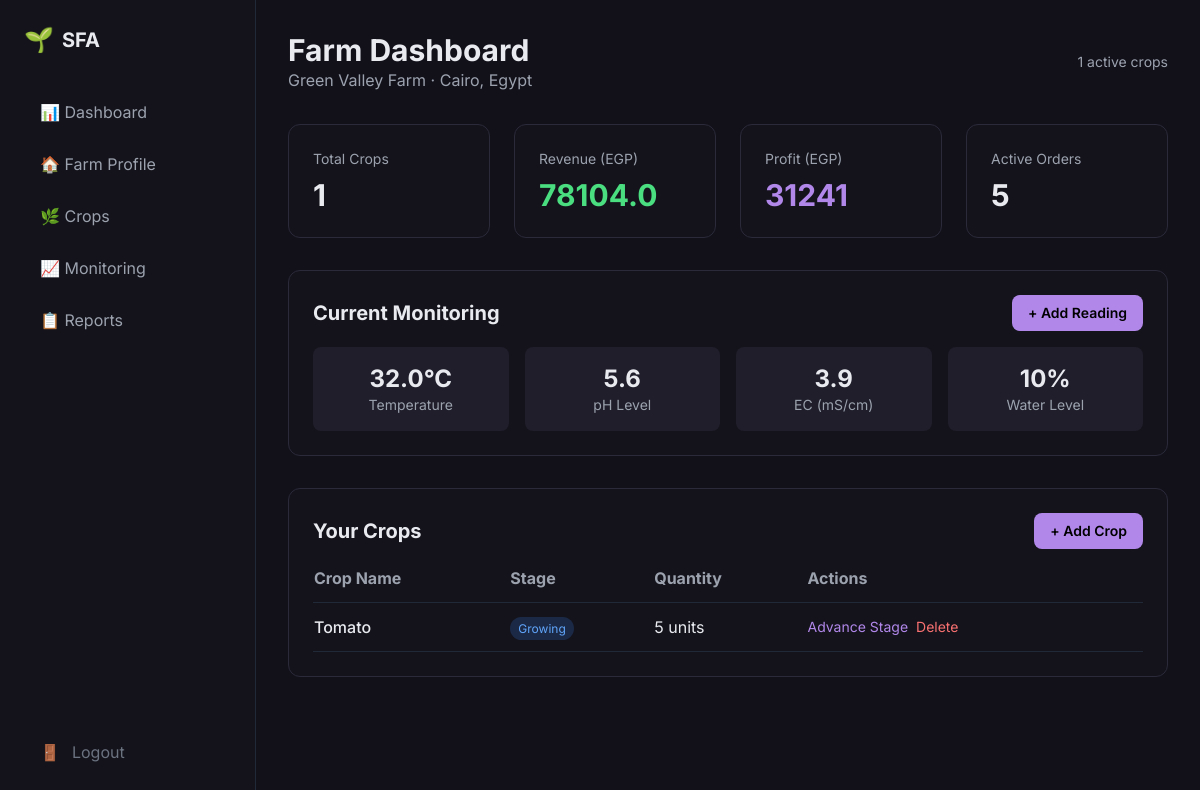
The page /dashboard (signed in) on the database its author committed.
### app.py (models this page shows)
class Farm(db.Model):
    id = db.Column(db.Integer, primary_key=True)
    name = db.Column(db.String(100), nullable=False)
    location = db.Column(db.String(200), nullable=False)
    owner_id = db.Column(db.Integer, db.ForeignKey('user.id'))
    created_at = db.Column(db.DateTime, default=datetime.utcnow)

class Monitoring(db.Model):
    id = db.Column(db.Integer, primary_key=True)
    temperature = db.Column(db.Float)
    ph = db.Column(db.Float)
    ec = db.Column(db.Float)
    water_level = db.Column(db.Integer)
    farm_id = db.Column(db.Integer, db.ForeignKey('farm.id'))
    created_at = db.Column(db.DateTime, default=datetime.utcnow)

class Crop(db.Model):
    id = db.Column(db.Integer, primary_key=True)
    name = db.Column(db.String(100), nullable=False)
    stage = db.Column(db.String(50), default='Growing')
    quantity = db.Column(db.Integer, default=0)
    farm_id = db.Column(db.Integer, db.ForeignKey('farm.id'))
    created_at = db.Column(db.DateTime, default=datetime.utcnow)

### app.py (the view)
@app.route('/dashboard')
@login_required
def dashboard():
    farm = Farm.query.get(current_user.farm_id)
    crops = Crop.query.filter_by(farm_id=farm.id).all()
    latest_monitoring = Monitoring.query.filter_by(farm_id=farm.id).order_by(Monitoring.created_at.desc()).first()
    total_crops = len(crops)
    total_revenue = sum([s.revenue for s in SaleRecord.query.filter_by(farm_id=farm.id).all()])
    total_profit = int(total_revenue * 0.4)
    active_orders = 5
    sales_by_day = {}
    for i in range(30):
        day = datetime.now() - timedelta(days=i)
        day_sales = sum([s.revenue for s in SaleRecord.query.filter_by(farm_id=farm.id).filter(SaleRecord.sale_date >= day.replace(hour=0, minute=0, second=0)).filter(SaleRecord.sale_date <= day.replace(hour=23, minute=59, second=59)).all()])
        sales_by_day[day.strftime('%Y-%m-%d')] = day_sales
    crop_performance = {}
    for crop in crops:
        total_sold = sum([s.quantity_sold for s in SaleRecord.query.filter_by(farm_id=farm.id, crop_name=crop.name).all()])
        crop_performance[crop.name] = total_sold or crop.quantity
    return render_template('dashboard.html',
                         farm=farm,
                         crops=crops,
                         monitoring=latest_monitoring,
                         total_crops=total_crops,
                         total_revenue=total_revenue,
                         total_profit=total_profit,
                         active_orders=active_orders,
                         sales_data=sales_by_day,
                         crop_performance=crop_performance)

### app.py (called while the page is built)
@login_manager.user_loader
def load_user(user_id):
    return User.query.get(int(user_id))

    @property
    def is_authenticated(self):
        return True

### templates/dashboard.html (shortened to what this page needs)
<!DOCTYPE html>
<html lang="en">
<head>
    <script src="https://cdn.tailwindcss.com"></script>
</head>
<body class="bg-[#12111a] text-[#E8EAF0]">
    <div class="w-64 sidebar border-r border-gray-800 fixed left-0 top-0 h-full">
        <div class="p-6">
            <div class="flex items-center gap-2 mb-8">
                <span class="text-2xl">🌱</span>
                <span class="font-bold text-xl">SFA</span>
            </div>
            <nav class="space-y-1">
    <a href="/dashboard" class="flex items-center gap-3 px-4 py-3 rounded-lg text-gray-400 hover:bg-gray-800">
        📊 Dashboard
    </a>
    <a href="/farm-profile" class="flex items-center gap-3 px-4 py-3 rounded-lg text-gray-400 hover:bg-gray-800">
        🏠 Farm Profile
    </a>
    <a href="/crops" class="flex items-center gap-3 px-4 py-3 rounded-lg text-gray-400 hover:bg-gray-800">
        🌿 Crops
    </a>
    <a href="/monitoring" class="flex items-center gap-3 px-4 py-3 rounded-lg text-gray-400 hover:bg-gray-800">
        📈 Monitoring
    </a>
    <a href="/reports" class="flex items-center gap-3 px-4 py-3 rounded-lg text-gray-400 hover:bg-gray-800">
        📋 Reports
    </a>
</nav>
        </div>
        <div class="absolute bottom-6 left-0 right-0 px-6">
            <a href="/logout" class="flex items-center gap-3 px-4 py-3 rounded-lg text-gray-500 hover:bg-gray-800">
                <span>🚪</span> Logout
            </a>
        </div>
    </div>
    <div class="ml-64 p-8">
        <div class="flex justify-between items-center mb-8">
            <div>
                <h1 class="text-3xl font-bold">Farm Dashboard</h1>
                <p class="text-gray-400">{{ farm.name }} · {{ farm.location }}</p>
            </div>
            <div class="text-right text-sm text-gray-400">
                {{ crops|length }} active crops
            </div>
        </div>
        <div class="grid grid-cols-1 md:grid-cols-2 lg:grid-cols-4 gap-6 mb-8">
            <div class="card rounded-xl p-6">
                <div class="text-gray-400 text-sm mb-2">Total Crops</div>
                <div class="text-3xl font-bold">{{ total_crops }}</div>
            </div>
            <div class="card rounded-xl p-6">
                <div class="text-gray-400 text-sm mb-2">Revenue (EGP)</div>
                <div class="text-3xl font-bold text-green-400">{{ total_revenue }}</div>
            </div>
            <div class="card rounded-xl p-6">
                <div class="text-gray-400 text-sm mb-2">Profit (EGP)</div>
                <div class="text-3xl font-bold text-[#b188ea]">{{ total_profit }}</div>
            </div>
            <div class="card rounded-xl p-6">
                <div class="text-gray-400 text-sm mb-2">Active Orders</div>
                <div class="text-3xl font-bold">{{ active_orders }}</div>
            </div>
        </div>
        <div class="card rounded-xl p-6 mb-8">
            <div class="flex justify-between items-center mb-4">
                <h2 class="text-xl font-bold">Current Monitoring</h2>
                <button onclick="document.getElementById('monitoringModal').classList.remove('hidden')" class="bg-[#b188ea] text-black px-4 py-2 rounded-lg text-sm font-semibold">+ Add Reading</button>
            </div>
            <div class="grid grid-cols-2 md:grid-cols-4 gap-4">
                <div class="bg-[#1f1e2a] rounded-lg p-4 text-center">
                    <div class="text-2xl font-bold">{{ monitoring.temperature if monitoring else '—' }}°C</div>
                    <div class="text-gray-400 text-sm">Temperature</div>
                </div>
                <div class="bg-[#1f1e2a] rounded-lg p-4 text-center">
                    <div class="text-2xl font-bold">{{ monitoring.ph if monitoring else '—' }}</div>
                    <div class="text-gray-400 text-sm">pH Level</div>
                </div>
                <div class="bg-[#1f1e2a] rounded-lg p-4 text-center">
                    <div class="text-2xl font-bold">{{ monitoring.ec if monitoring else '—' }}</div>
                    <div class="text-gray-400 text-sm">EC (mS/cm)</div>
                </div>
                <div class="bg-[#1f1e2a] rounded-lg p-4 text-center">
                    <div class="text-2xl font-bold">{{ monitoring.water_level if monitoring else '—' }}%</div>
                    <div class="text-gray-400 text-sm">Water Level</div>
                </div>
            </div>
        </div>
        <div class="card rounded-xl p-6">
            <div class="flex justify-between items-center mb-4">
                <h2 class="text-xl font-bold">Your Crops</h2>
                <button onclick="document.getElementById('cropModal').classList.remove('hidden')" class="bg-[#b188ea] text-black px-4 py-2 rounded-lg text-sm font-semibold">+ Add Crop</button>
            </div>
            <div class="overflow-x-auto">
                <table class="w-full">
                    <thead class="border-b border-gray-800">
                        <tr class="text-left text-gray-400">
                            <th class="pb-3">Crop Name</th>
                            <th class="pb-3">Stage</th>
                            <th class="pb-3">Quantity</th>
                            <th class="pb-3">Actions</th>
                        </tr>
                    </thead>
                    <tbody>
                        {% for crop in crops %}
                        <tr class="border-b border-gray-800">
                            <td class="py-3 font-medium">{{ crop.name }}</td>
                            <td class="py-3">
                                <span class="px-2 py-1 rounded-full text-xs
                                    {% if crop.stage == 'Growing' %}bg-blue-500/20 text-blue-400
                                    {% elif crop.stage == 'Harvested' %}bg-yellow-500/20 text-yellow-400
                                    {% elif crop.stage == 'Ready to Sell' %}bg-green-500/20 text-green-400
                                    {% else %}bg-gray-500/20 text-gray-400{% endif %}">
                                    {{ crop.stage }}
                                </span>
                            </td>
                            <td class="py-3">{{ crop.quantity }} units</td>
                            <td class="py-3">
                                <div class="flex gap-2">
                                    {% if crop.stage != 'Sold Out' %}
                                    <a href="/update-crop-stage/{{ crop.id }}" class="text-[#b188ea] text-sm hover:underline">Advance Stage</a>
                                    {% endif %}
                                    <a href="/delete-crop/{{ crop.id }}" class="text-red-400 text-sm hover:underline" onclick="return confirm('Delete this crop?')">Delete</a>
                                </div>
                            </td>
                        </tr>
                        {% endfor %}
                    </tbody>
                </table>
            </div>
        </div>
    </div>
</body>
</html>

### templates/dashboard.html (style rules this page uses)
* { font-family: 'Inter', sans-serif; }
body { background: #12111a; }
.sidebar { background: #14131b; }
.card { background: #14131b; border: 1px solid #2a2a3a; }

### rows shown on the page
Farm: name "Green Valley Farm", location "Cairo, Egypt"
Monitoring: temperature "32.0", ph "5.6", ec "3.9", water_level "10"
Crop: name "Tomato", stage "Growing", quantity "5"

### other values the page prints
{{ crops|length }} "1"
{{ total_crops }} "1"
{{ total_revenue }} "78104.0"
{{ total_profit }} "31241"
{{ active_orders }} "5"
